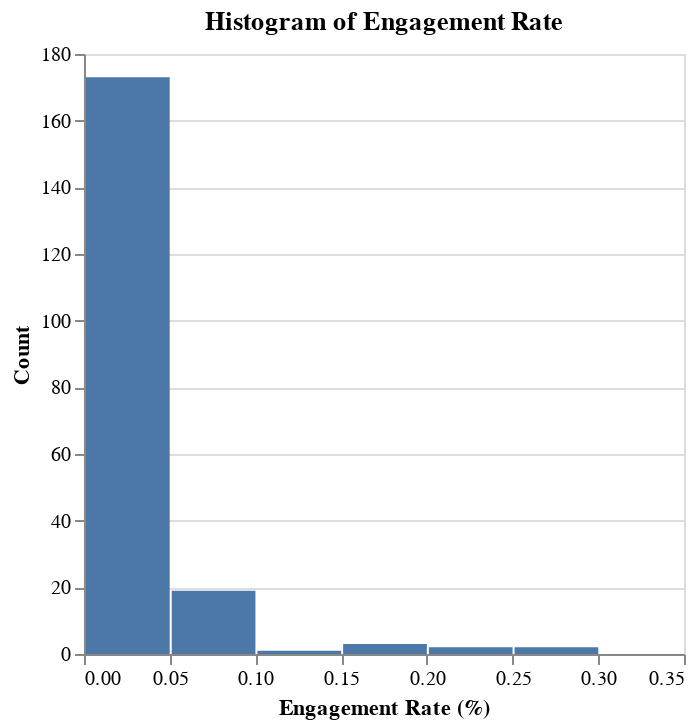

Notebook source saved alongside this figure:
### Markdown cell above
3. Data Visualization

### Code cell
plt.rcParams['figure.figsize'] = (10, 8)
# insta_histogram = alt.Chart(...,
#                             title = "Histogram of Engagement Rate"
#                             )...(
#                                 x = alt.X("...").title("Engagement Rate (%)").bin(),
#                                 y = alt.Y("...").title("Count"),
#                                 )
# insta_histogram

# Solution below
insta_histogram = alt.Chart(insta_raw,
                            title = "Histogram of Engagement Rate"
                            ).mark_bar().encode(
                                x = alt.X("Eng Rate").title("Engagement Rate (%)").bin(),
                                y = alt.Y("count()").title("Count"),
                                )
insta_histogram

### Figure 1 — Vega-Lite specification as saved in the notebook (floating-point values rounded to 4 significant figures; data arrays with more than 128 entries replaced by an {"elided": "..."} marker saying what was removed)
{"config": {"view": {"continuousWidth": 300, "continuousHeight": 300}}, "data": {"name": "data-7ed574a529bde5f7e53a66d66f089efd"}, "mark": {"type": "bar"}, "encoding": {"x": {"bin": {}, "field": "Eng Rate", "title": "Engagement Rate (%)", "type": "quantitative"}, "y": {"aggregate": "count", "title": "Count", "type": "quantitative"}}, "title": "Histogram of Engagement Rate", "$schema": "https://vega.github.io/schema/vega-lite/v5.20.1.json", "datasets": {"data-7ed574a529bde5f7e53a66d66f089efd": {"elided": "200 records"}}}
